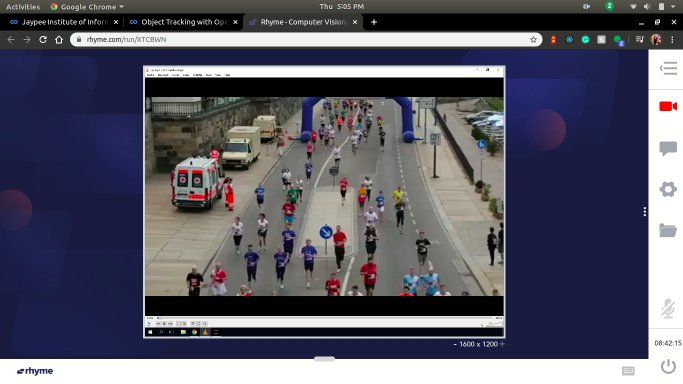
#> input picture frame 21 of Object Tracking/video/run.mp4, 1366 x 768 px, given in place of Pedestrian.mp4, which was not available (shown at 1/2 size)
$ python 'Pedestrian Detection.py'
#> lines starting #> are read from the running program, lines starting #| are printed output that depends on the picture; after the words box and inside, x2 and y2 are one past the last pixel; in counts of white or black regions, pixels touching at a corner belong together; pictures that were not available may be replaced by others from this repository, and a replacement may not be noted
import cv2
import numpy as np

body_classifier = cv2.CascadeClassifier('../Haarcascades/haarcascade_fullbody.xml')

video = cv2.VideoCapture('video/Pedestrian.mp4')

while video.isOpened():

    ret,frame = video.read()
#> frame is the input picture: shape (768, 1366, 3); mean B, G, R 101.6, 88.2, 88.2
    bodies = body_classifier.detectMultiScale(image=frame,
                                              scaleFactor=1.2,
                                              minNeighbors=3)
#> bodies = [[671, 352, 30, 60], [656, 460, 42, 84], [772, 358, 54, 108], [538, 494, 41, 81], [501, 415, 45, 89], [959, 438, 52, 105], [819, 449, 47, 93], [589, 461, 53, 106], [469, 448, 65, 129]]
    if (ret==True):
        for(x,y,w,h) in bodies :
            cv2.rectangle(img=frame,
                          pt1=(x,y),
                          pt2=(w+x,y+h),
                          color=(25,125,225),
                          thickness=5)
            cv2.imshow('Pedestrians',frame)
#> this loop made 9 passes
#> pass 1, `cv2.imshow('Pedestrians',frame)`:
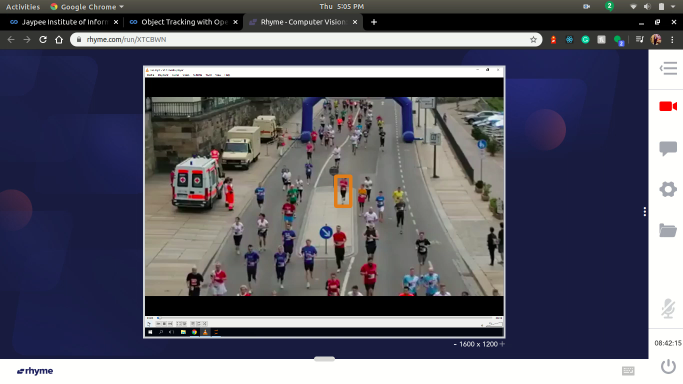
#> window 'Pedestrians': shape (768, 1366, 3) (shown at 1/2 size); mean B, G, R 101.5, 88.2, 88.3
#> pass 2, `cv2.imshow('Pedestrians',frame)`:
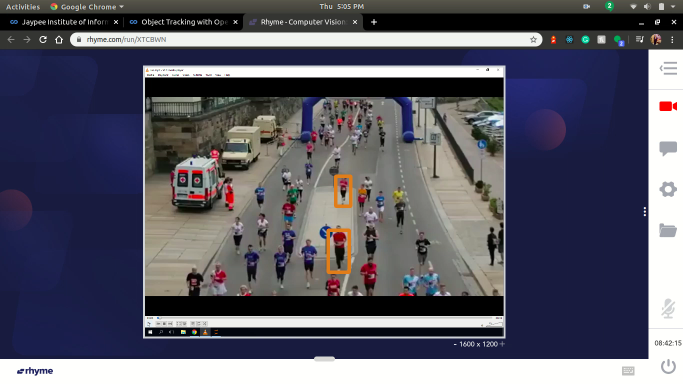
#> window 'Pedestrians': shape (768, 1366, 3) (shown at 1/2 size); mean B, G, R 101.3, 88.2, 88.4
#> after the loop:
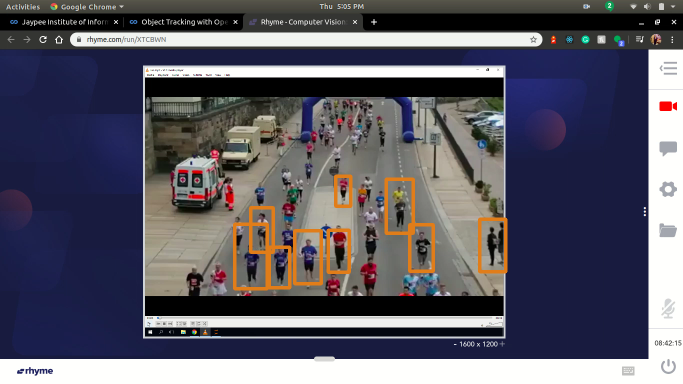
#> frame: shape (768, 1366, 3) (shown at 1/2 size); 1.65% of pixels changed, all inside (x1, y1, x2, y2) = (466, 349, 1015, 581)

        if(cv2.waitKey(1)==27):
#> (key Esc is pressed here)
            break
    else:
        break

video.release()
cv2.destroyAllWindows()
